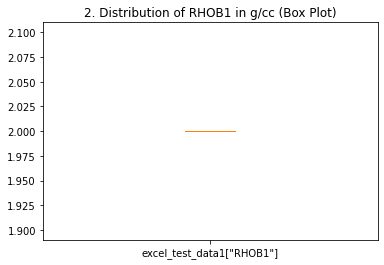

Source code (Python):
#!/usr/bin/env python3
# -*- coding: utf-8 -*-
"""
Assignment 4 – Plotting
Generate the following plots – create separate script for each plot type.
1. Histogram for the data
a. Input Data – Column B (DT1)
2. Box Plot
a. Input Data – Column C (Rhob1) – see example
"""
#importing the Library
import pandas as pd
import matplotlib.pyplot as plt

#Reading the excel sheet using python code
excel_test_data1=pd.read_excel("/home/deepak/Desktop/petrabytes/Solutions/TEST_2/NS_Python_Test/ExcelTestData1.xlsx")

#excel_test_data1.info()
# To remove first row that consists of units only not any values
excel_test_data1.drop(excel_test_data1.index[:1], inplace=True)

"""
Box plot is also used to see how data for a numerical
value is spread or distributed over the range
"""
#for 2st part: for BOX PLOT
plt.boxplot(excel_test_data1["RHOB1"],patch_artist=True,labels=['excel_test_data1["RHOB1"]'])
#argument "patch_artist=True", fills the boxplot and argument "label" takes label to be plotted.

plt.title("2. Distribution of RHOB1 in g/cc (Box Plot)")    #Providing a title
plt.show()
